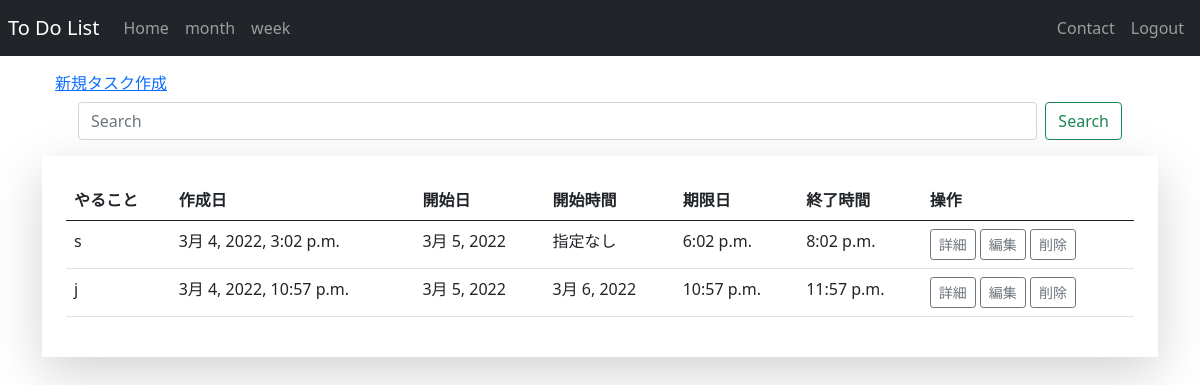
/ (signed in), run on the app's committed database.
### app/models.py (models this page shows, shortened)
class ToDo(models.Model):
    title = models.CharField("題名",max_length=150)
    text = models.TextField("内容",blank=True)
    author = models.ForeignKey('auth.User',on_delete=models.CASCADE,)
    created_datetime = models.DateTimeField(auto_now_add=True)
    updated_datetime = models.DateTimeField(auto_now=True)
    start_time = models.TimeField('開始時間')
    end_time = models.TimeField('終了時間')
    date = models.DateField('開始日',blank=True,null=True)
    end_date = models.DateField('期限日', blank=True,null=True)
    field_1 = models.TextField("ゴミ箱", blank=True)

### app/views.py (the view)
# urls.py: path('', views.IndexView.as_view(), name='index'),
class IndexView(generic.ListView):
    model = ToDo
    template_name = 'app/index.html'
    def index(request):
        todo = ToDo.objects.order_by('time')
        """検索機能の処理"""
        keyword = request.GET.get('keyword')
        if keyword:
            todo = todo.filter(
                Q(title__icontains=keyword)
            )
    def get_queryset(self):
        q_word = self.request.GET.get('query')
        if q_word:
            object_list = ToDo.objects.filter(title=q_word)
        else:
            if self.request.user.is_authenticated:
                object_list = ToDo.objects.filter(author=self.request.user)
            else:
                object_list = ToDo.objects.all()
        return object_list

### app/templates/app/index.html (shortened to what this page needs)
{% extends 'app/base.html' %}
{% block content %}
{% if user.is_authenticated %}
{% if object_list %}
<a class='btn btn-link' href="{% url 'app:new_memo' %}">新規タスク作成</a>
<div class="container-fluid">
    <form action="" method="get" class="d-flex">
      <input class="form-control me-2 mb-2" name="query" value="{{ request.GET.query }}" type="text" placeholder="Search" aria-label="Search">
      <button class="btn btn-outline-success mb-2" type="submit">Search</button>
    </form>
  </div>
<div class="shadow-lg p-4 mb-5 mt-2 bg-white ">
    <table class="table table-hover">
        <thead>
            <tr>
                <th scope="col">やること</th>
                <th scope="col">作成日</th>
                <th scope="col">開始日</th>
                <th scope="col">開始時間</th>
                <th scope="col">期限日</th>
                <th scope="col">終了時間</th>
                <th scope="col">操作</th>
            </tr>
        </thead>
        <tbody>
            {% for todo in object_list %}
            <tr>
                <td>{{ todo.title }}</td>
                <td>{{ todo.created_datetime }}</td>
                {% if todo.date is None %}
                <td>指定なし</td>
                {% else %}
                <td>{{ todo.date}}</td>
                {% if todo.end_date is None %}
                <td>指定なし</td>
                {% else %}
                <td>{{ todo.end_date}}</td>
                {% endif %}
                {% endif %}
                <td>{{ todo.start_time }}</td>
                <td>{{ todo.end_time }}</td>
                <td>
                    <a class="btn btn-outline-secondary btn-sm"href="{% url 'app:detail' todo.id%}">詳細</a>
                    <a class="btn btn-outline-secondary btn-sm"href="{% url 'app:edit_memo' todo.id %}">編集</a>
                    <a class="btn btn-outline-secondary btn-sm"href="{% url 'app:delete_memo' todo.id %}">削除</a>
                </td>
            </tr>
            {% endfor %}
        </tbody>
    </table>
{% else %}
    {% load static %}
{% endif %}
{% endif %}
{% if not user.is_authenticated %}
    {% load static %}
{% endif %}
{% endblock %}

### app/templates/app/base.html (shortened to what this page needs)
{% load static %}
<!DOCTYPE html>
<html>
<head>
  <link rel="stylesheet" type="text/css" href="{% static 'app/css/style.css' %}">
  <link href="https://cdn.jsdelivr.net/npm/bootstrap@5.0.2/dist/css/bootstrap.min.css" rel="stylesheet">
  <link rel="stylesheet" href="https://cdnjs.cloudflare.com/ajax/libs/jqueryui/1.12.1/themes/base/jquery-ui.min.css">
  <link rel="stylesheet" type="text/css" href="https://cdnjs.cloudflare.com/ajax/libs/timedropper/1.0/timedropper.min.css">
  <link rel="stylesheet" type="text/css" href="https://cdnjs.cloudflare.com/ajax/libs/jqueryui/1.12.1/themes/redmond/jquery-ui.min.css">
</head>
<body class="bodycolor">
  <header>
  <nav class='navbar navbar-expand-sm navbar-dark bg-dark p-2'>
    <span class="navbar-brand">To Do List</span>
      <div class="collapse navbar-collapse" id="navbarSupportedContent">
        {% if user.is_authenticated %}
        <ul class="navbar-nav me-auto mb-2 mb-lg-0 mr-auto">
          <li class="nav-item">
            <a class="nav-link" aria-current="page" href='{% url "app:index" %}'>Home</a>
          </li>
          <li class="nav-item">
            <a class="nav-link" href="{% url 'app:month_with_schedule'　2022 1 %}">month</a>
          </li>
          <li class="nav-item">
            <a class="nav-link" href="{% url 'app:week_with_schedule' 2022 1 12 %}">week</a>
          </li>
        </ul>
        <ul class="navbar-nav mr-auto">
          <li class="nav-item">
            <a class="nav-link" href="{% url 'app:contact_form' %}">Contact</a>
          </li>
          <li class="nav-item">
            <a class="nav-link" href="{% url 'logout' %}">Logout</a>
          </li>
        </ul>
    </div>
    {% endif %}
  </nav>
 </header>
</body>
<div class="container">
  <div class="w-100 mx-auto mt-n1">
      {% block content %}
      {% endblock content %}
  </div>
</div>
</html>

### static/app/css/style.css (style rules this page uses)
body { margin: 0; padding: 0; }
.bodycolor { background-color: #FFF }
button { background:none; border:0; padding: 1px 2px; cursor: pointer; box-shadow: 0px 0px 3px bule; margin-top: 10px; }
.btn { display: inline-block; padding: 0.5em 1em;; text-decoration: none; background: #668ad8; color: #FFF; border-bottom: solid 4px #627295; }
.container { width: 100%; }
.mt-n1 { margin-top: 0.50rem !important; }
* { margin: 0; padding: 0; box-sizing: border-box; }
body { background: #e9e9e9; color: #5e5e5e; font: 400 87.5%/1.5em 'Open Sans', sans-serif; }
form { padding: 0 1.5em; }

### data on the page
ToDo: title "s", created_datetime "3月 4, 2022, 3:02 p.m.", date "3月 5, 2022", shows "指定なし", start_time "6:02 p.m.", end_time "8:02 p.m."
ToDo: title "j", created_datetime "3月 4, 2022, 10:57 p.m.", date "3月 5, 2022", end_date "3月 6, 2022", start_time "10:57 p.m.", end_time "11:57 p.m."
